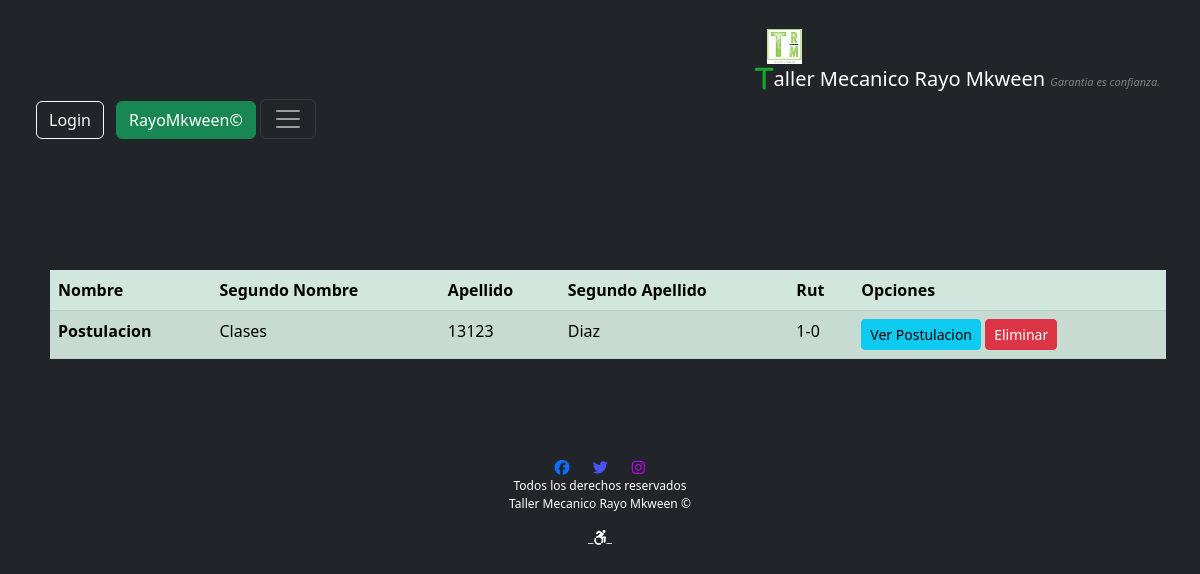
Screenshot of /Mantenedor/Curriculum/listarCurriculum with the database file from the repository.
### appweb/models.py (models this page shows)
class Curriculum(models.Model):
    nombre = models.CharField(max_length=70)
    segundo_nombre= models.CharField(max_length=70)
    apellido = models.CharField(max_length=70)
    segundo_apellido = models.CharField(max_length=70)
    rut = models.CharField(max_length=70, default='1-0')
    fecha_nacimiento = models.DateField(null=True)
    numero_telefono = models.IntegerField(null=True)
    email = models.EmailField(max_length=60)
    foto = models.ImageField(upload_to="Curriculums", null=True)
    experiencia = models.TextField(max_length=2000)
    especialidad = models.CharField(max_length=30, null=True)

### appweb/views.py (the view)
# urls.py: path('Mantenedor/Curriculum/listarCurriculum', listarCurriculums , name="listarCurriculum"),
def listarCurriculums(request):
    curriculums = Curriculum.objects.all()
    data = {
        'curriculums': curriculums
    }
    return render(request, "Mantenedor/Curriculum/listarCurriculum.html", data)

### appweb/templates/Mantenedor/Curriculum/listarCurriculum.html (shortened to what this page needs)
{% extends 'base.html' %}
{% load static %}
{% block contenido %}
{% load crispy_forms_tags %}
<main>
  <div class="container mt 5">
    <br>
    <br>
<table class="table table-success table-striped"  style="margin-top: 150px; margin-left:8px; margin-right:80px; margin-bottom: 65px;">
  <thead>
    <h1>Ver postulaciones -Trabaja con nosotros-</h1>
      <tr>
        <th scope="col">Nombre</th>
        <th scope="col">Segundo Nombre</th>
        <th scope="col">Apellido</th>
        <th scope="col">Segundo Apellido</th>
        <th scope="col">Rut</th>
        <th scope="col">Opciones</th>
      </tr>
    </thead>
    <tbody>
        {% for p in curriculums %}
      <tr>
        <th scope="row">{{p.nombre}}</th>
        <td>{{p.segundo_nombre}}</td>
        <td>{{p.apellido}}</td>
        <td>{{ p.segundo_apellido }}</td>
        <td> {{ p.rut }}</td>
        <td>
        <a href="{% url 'verPostulacion' p.pk %}" class="btn btn-info btn-sm">Ver Postulacion</a>
        <a href="#" onclick="eliminarCurriculum('{{p.pk}}')" class="btn btn-danger btn-sm">Eliminar</a>
      </td>
      </tr>
         {% endfor %}
    </tbody>
  </table>
</div>
</main>
{% endblock %}

### rows the page displays
Curriculum: nombre "Postulacion", segundo_nombre "Clases", apellido "13123", segundo_apellido "Diaz", rut "1-0"
